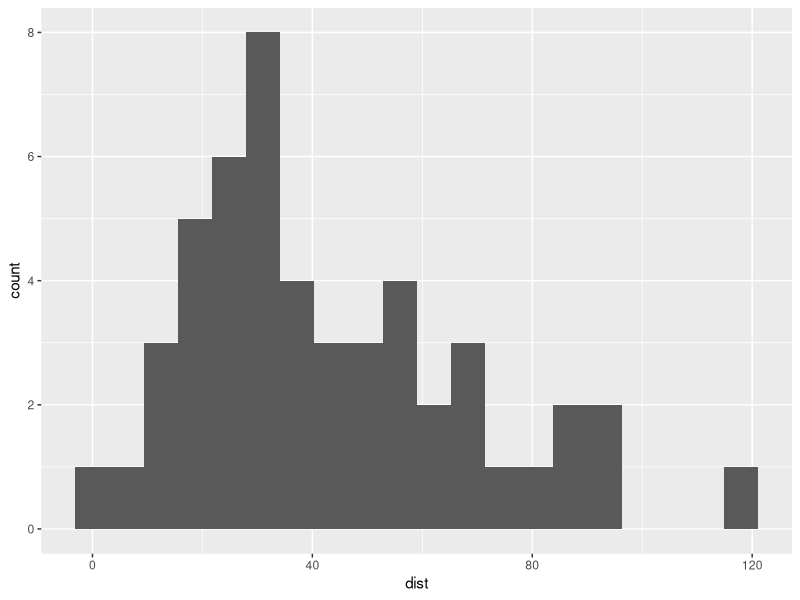
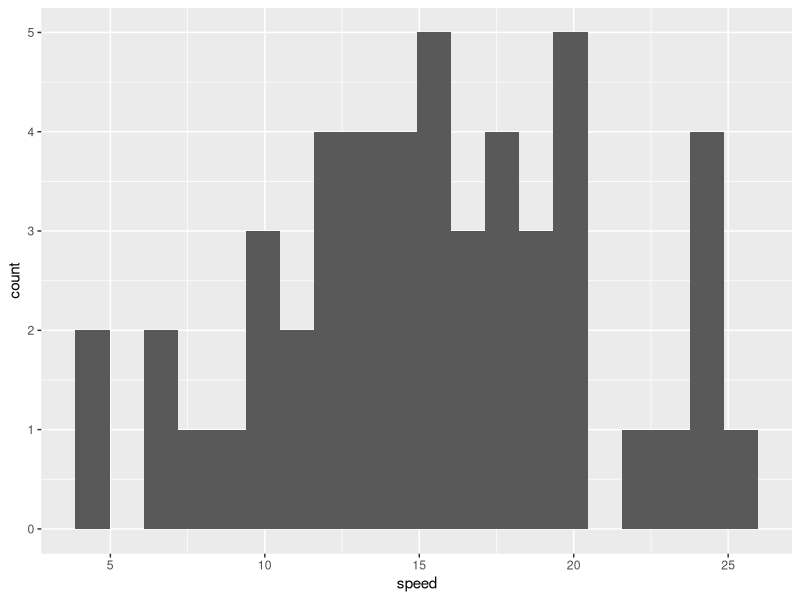
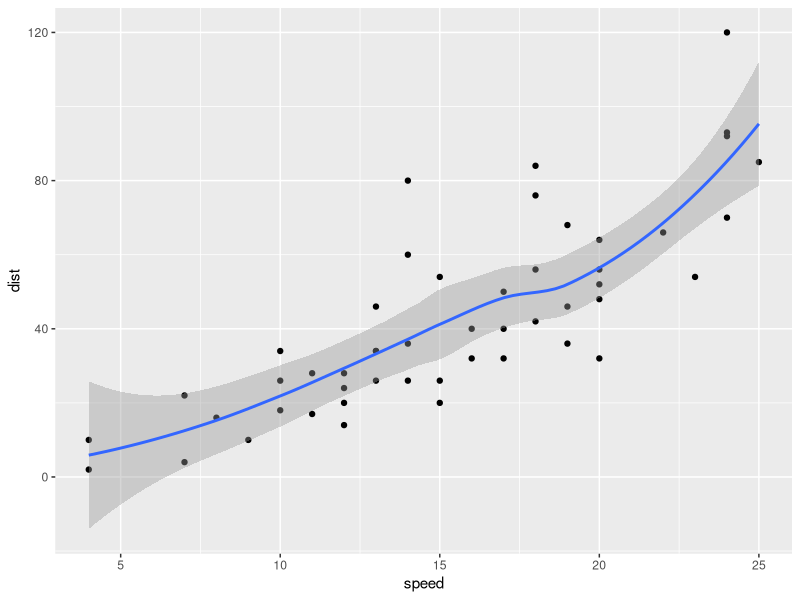
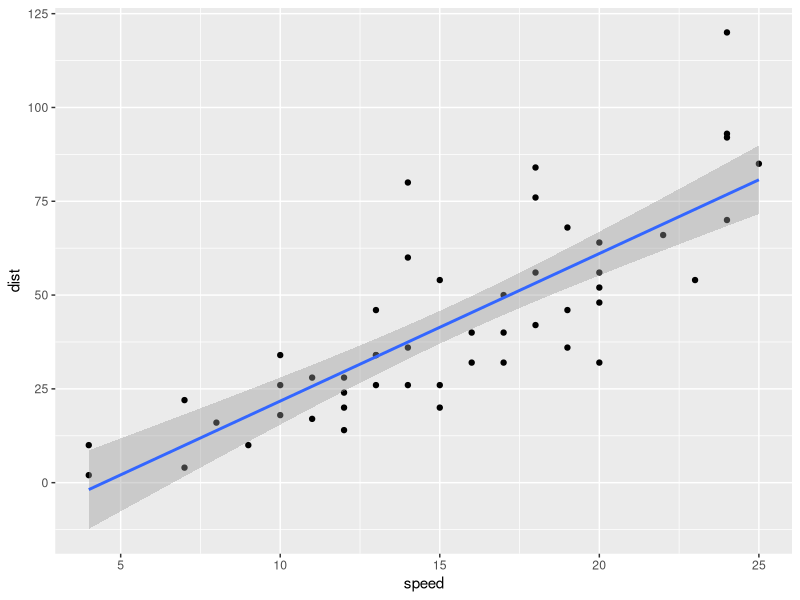
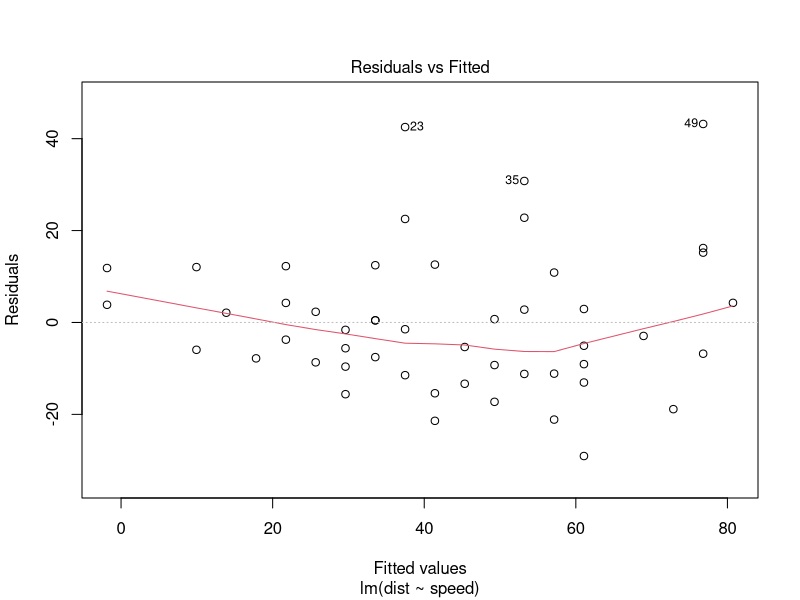
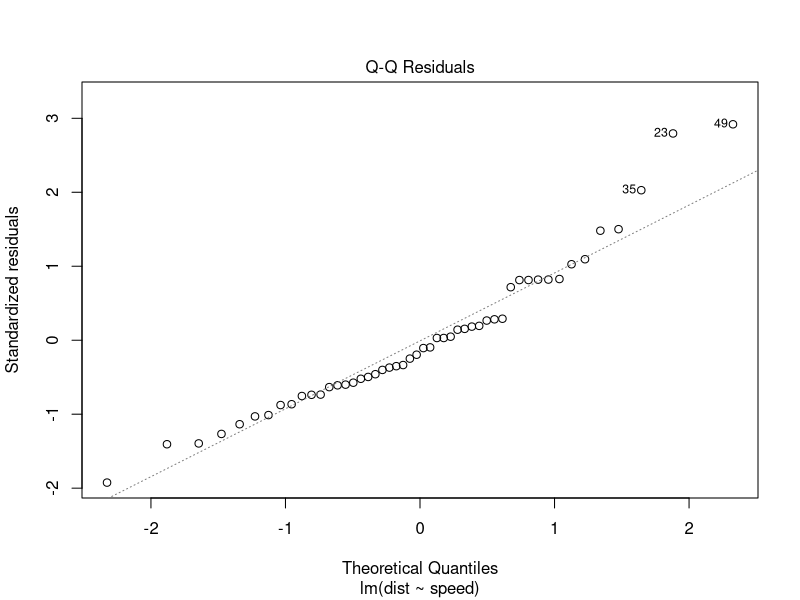
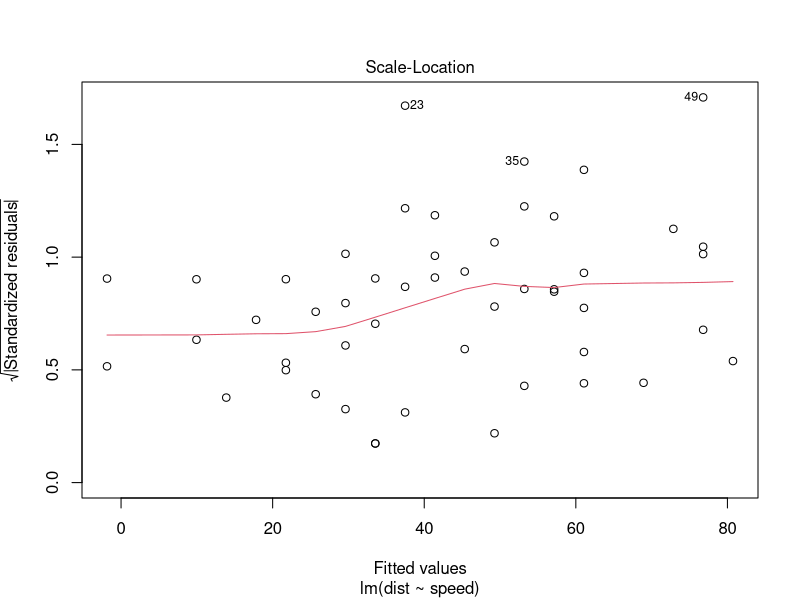
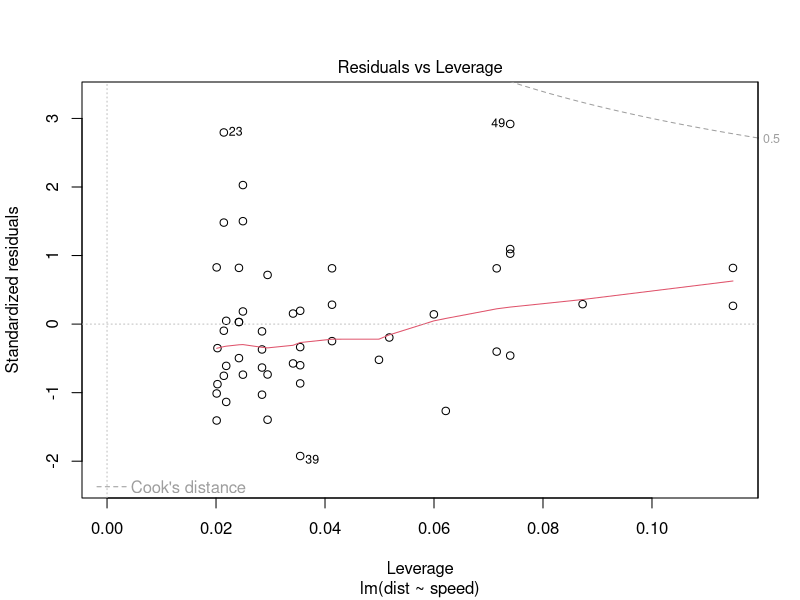

Generate these figures, in order, with R:
## ---- chunk 1
library(tidyverse)
## ---- chunk 2
data(cars)

cars %>%
  ggplot(aes(dist)) +
  geom_histogram(bins = 20)

cars %>%
  ggplot(aes(speed)) +
  geom_histogram(bins = 20)

cars %>%
  ggplot(aes(speed, dist)) +
  geom_point() +
  geom_smooth(formula = 'y ~ x', method = 'loess')
## ---- chunk 3
model <- lm(dist ~ speed, data = cars)

summary(model)
## ---- chunk 4
cars %>%
  ggplot(aes(speed, dist)) +
  geom_point() +
  geom_smooth(formula = 'y ~ x', method = 'lm', se = TRUE)
## ---- chunk 5
plot(model)
